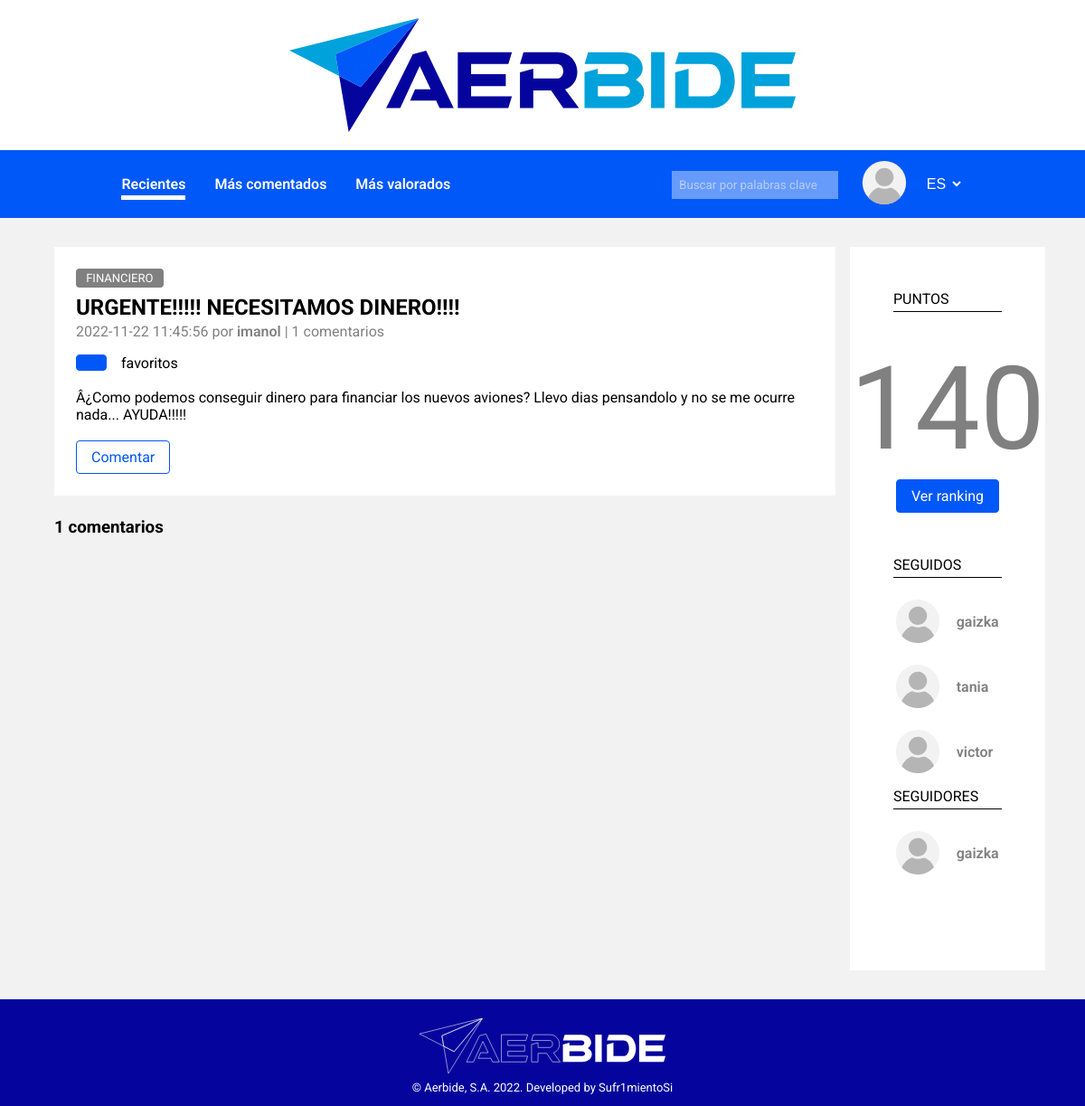
Page /post.php?post=4 (signed in) on the committed database.
### tables this page shows
CREATE TABLE `categories` (
  `id` int(11) NOT NULL,
  `name` varchar(255) NOT NULL
);

CREATE TABLE `posts` (
  `id` int(11) NOT NULL,
  `title` varchar(255) NOT NULL,
  `text` text NOT NULL,
  `category` int(11) NOT NULL,
  `creation_date` timestamp NOT NULL DEFAULT current_timestamp(),
  `author` int(11) NOT NULL,
  `file` int(11) DEFAULT NULL
);

CREATE TABLE `users` (
  `id` int(11) NOT NULL,
  `username` varchar(255) NOT NULL,
  `name` varchar(255) NOT NULL,
  `surname` varchar(255) DEFAULT NULL,
  `image` varchar(255) DEFAULT NULL,
  `date` date NOT NULL DEFAULT current_timestamp(),
  `points` int(11) NOT NULL DEFAULT 0,
  `job` varchar(64) DEFAULT NULL,
  `passwd` varchar(255) NOT NULL
);

### src/post.php (called while the page is built, shortened)
<?php
require_once "app/__include.inc.php";
include_views([
    "views/partials/header.view.php",
    "views/post.view.php",
    "views/partials/footer.view.php"
]);

### src/app/db/repositories/post_repo.inc.php (called while the page is built, shortened)
<?php
abstract class PostRepository {
    private static function getPostFromData(array $data): PostEntity|null {
        $categ = CategoryRepository::getCategoryById(intval($data['category']));
        $author = UserRepository::getUserById(intval($data['author']));
        $tags = TagRepository::getTagsByPostId(intval($data['id']));
        $file = $data['file']
            ? $file = FileRepository::getFileById(intval($data['file']))
            : null;
        if ($categ && $author) {
            return new PostEntity(
                intval($data['id']),
                $data['title'],
                $data['text'],
                $categ,
                strtotime($data['creation_date']),
                $author,
                $tags,
                $file
            );
        }
        return null;
    }
    public static function getPostById(int $id): PostEntity|null {
        global $db;
        $sql = 'SELECT * FROM posts WHERE id = :id';
        $statement = $db->prepare($sql);
        $statement->setFetchMode(PDO::FETCH_ASSOC);
        $statement->execute([
            ':id' => $id
        ]);
        if (($data = $statement->fetch())) {
            return self::getPostFromData($data);
        }
        return null;
    }
}

### src/app/db/repositories/category_repo.inc.php (called while the page is built, shortened)
<?php
abstract class CategoryRepository {
    public static function getCategoryById(int $id): CategoryEntity|null {
        global $db;
        $sql = 'SELECT * FROM categories WHERE id = :id';
        $statement = $db->prepare($sql);
        $statement->setFetchMode(PDO::FETCH_ASSOC);
        $statement->execute([
            ':id' => $id
        ]);
        if (($data = $statement->fetch())) {
            return new CategoryEntity(
                intval($data['id']),
                $data['name']
            );
        }
        return null;
    }
}

### src/app/db/repositories/user_repo.inc.php (called while the page is built, shortened)
<?php
abstract class UserRepository {
    private static function parseUserFromData(array $data) : UserEntity {
        return new UserEntity(
            $data['id'],
            $data['username'],
            $data['name'],
            $data['surname'],
            $data['image'],
            strtotime($data['date']),
            $data['points'],
            $data['job'],
            $data['passwd']
        );
    }
    public static function getUserById(int $id): UserEntity|null {
        global $db;
        $sql = 'SELECT * FROM users WHERE id = :id';
        $statement = $db->prepare($sql);
        $statement->setFetchMode(PDO::FETCH_ASSOC);
        $statement->execute([
            ':id' => $id
        ]);
        if (($data = $statement->fetch())) {
            return self::parseUserFromData($data);
        }
        return null;
    }
    public static function getFollowersInfo(UserEntity $user, int $limit = 4): array {
        global $db;
        $sql = "SELECT u.*
                FROM users u, followers f
                WHERE u.id = f.source
                AND f.destination = :id LIMIT $limit";
        $statement = $db->prepare($sql);
        $statement->execute([
            'id' => $user->getId()
        ]);
        $follower = [];
        while (($data = $statement->fetch())) {
            $follower[] = self::parseUserFromData($data);
        }
        return $follower;
    }
    public static function getFollowingInfo(UserEntity $user, int $limit = 4) {
        global $db;
        $sql = "SELECT u.*
        FROM users u, followers f
        WHERE u.id = f.destination
        AND f.source = :id LIMIT $limit";
        $statement = $db->prepare($sql);
        $statement->execute([
            'id' => $user->getId()
        ]);
        $following = [];
        while (($data = $statement->fetch())) {
            $following[] = self::parseUserFromData($data);
        }
        return $following;
    }
}

### src/app/db/entities/user_entity.inc.php (called while the page is built, shortened)
<?php
class UserEntity {
    private $id;
    private $username;
    private $points;
    public function __construct(int $id, string $username, string $name, string|null $surname, string|null $image,
        int $date, int $points, string|null $job, string $passwd) {
            $this->id = $id;
            $this->username = $username;
            $this->date = new DateTime();
            $this->points = $points;
    }
    public function getId(): int {
        return $this->id;
    }
    public function getUsername(): string {
        return $this->username;
    }
    public function getPoints(): int {
        return $this->points;
    }
}

### src/app/db/repositories/tag_repo.inc.php (called while the page is built, shortened)
<?php
abstract class TagRepository {
    public static function getTagsByPostId(int $postId): array {
        global $db;
        $tags = [];
        $sql = 'SELECT t.* FROM tags t, tagged g WHERE t.id = g.tag AND g.post = :post';
        $statement = $db->prepare($sql);
        $statement->setFetchMode(PDO::FETCH_ASSOC);
        $statement->execute([
            ':post' => $postId
        ]);
        while (($data = $statement->fetch())) {
            $tags[] = new TagEntity(
                intval($data['id']),
                $data['name'],
                intval($data['counter'])
            );
        }
        return $tags;
    }
}

### src/app/db/entities/post_entity.inc.php (called while the page is built, shortened)
<?php
class PostEntity {
    private $id;
    private $title;
    private $text;
    private $category;
    private $creation_date;
    private $author;
    public function __construct(int $id, string $title, string $text, CategoryEntity $category,
        int $date, UserEntity $author, array $tags, FileEntity|null $file) {
            $this->id = $id;
            $this->title = $title;
            $this->text = $text;
            $this->category = $category;
            $this->creation_date = new DateTime();
            $this->creation_date->setTimeStamp($date);
            $this->author = $author;
    }
    public function getId(): int {
        return $this->id;
    }
    public function getTitle(): string {
        return $this->title;
    }
    public function getText(): string {
        return $this->text;
    }
    public function getCategory(): CategoryEntity {
        return $this->category;
    }
    public function getCreationDate(): DateTime {
        return $this->creation_date;
    }
    public function getAuthor(): UserEntity {
        return $this->author;
    }
}

### src/app/db/entities/category_entity.inc.php (called while the page is built, shortened)
<?php
class CategoryEntity {
    private $name;
    public function __construct(int $id, string $name) {
        $this->name = $name;
    }
    public function getName(): string {
        return $this->name;
    }
}

### src/app/db/repositories/comment_repo.inc.php (called while the page is built, shortened)
<?php
abstract class CommentRepository {
    public static function getPostCommentNum(PostEntity $post): int {
        global $db;
        $sql = "SELECT count(id) FROM comments WHERE post = :p";
        $statement = $db->prepare($sql);
        $statement->execute([
            ':p' => $post->getId()
        ]);
        if ($data = $statement->fetch()) {
            return $data[0];
        }
        return 0;
    }
}

### src/app/session.inc.php (called while the page is built, shortened)
<?php
class SessionManager {
    private $currentUser;
    public function __construct() {
        $this->get_current_user();
    }
    private function get_current_user() {
        $id = $this->get('_uid');
        if (is_int($id)) {
            $this->currentUser = UserRepository::getUserById($id);
        }
    }
    public function get(string $key): mixed {
        return array_key_exists($key, $_SESSION) ? $_SESSION[$key] : null;
    }
    public function getCurrentUser(): UserEntity|null {
        return $this->currentUser;
    }
}
$session = new SessionManager();

### src/app/__include.inc.php (called while the page is built, shortened)
<?php
require_once "session.inc.php";
require_once "utils.inc.php";

### src/views/post.view.php (the view, shortened to what this page needs)
<?php
$idPost = intval($_GET['post']);
$post = PostRepository::getPostById($idPost);
?>
<div class="content noleft">
    <main>
        <div class="box-post">
            <div class="flex-container-column">
                <p><a href="#" class="category"><?php echo $post->getCategory()->getName(); ?></a></p>
                <h2><?php echo $post->getTitle(); ?></h2>
                <p class="data">
                    <?php echo $post->getCreationDate()->format('Y-m-d H:i:s');?> por
                    <a href="/user.php?user=<?php echo $post->getAuthor()->getId(); ?>"><?php echo $post->getAuthor()->getUsername();?></a> |
                    <?php echo CommentRepository::getPostCommentNum($post); ?> comentarios
                </p>
                <div class="flex-container">
                    <button class="button-blue" id="postfavbtn">
                    </button>
                    <p>
                        <span id="postbookmarkcount"></span> favoritos
                    </p>
                </div>
                <div class="text">
                    <?php echo $post->getText();?>
                </div>
                <div class="flex-container">
                    <button class="button-white" id="postcommentbtn">Comentar</button>
                </div>
            </div>
        </div>
        <h3><?php echo CommentRepository::getPostCommentNum($post); ?> comentarios</h3>
    </main>
    <?php include "partials/sidebar_right.php"; ?>
</div>

### src/app/utils.inc.php (shortened to what this page needs)
<?php
function include_views(array $views) {
    echo '<!DOCTYPE html><html lang="es"><head>';
    echo '</head><body>';
    foreach ($views as $view) {
        include $view;
    }
    echo '</body></html>';
}

### src/views/partials/sidebar_right.php
<?php
    $user = $GLOBALS['session']->getCurrentUser();
?>
<aside class="sidebar-right">
    <div>
        <h3>puntos</h3>
        <div class="flex-container-column">
            <p class="points"><?php echo $GLOBALS['session']->getCurrentUser()->getPoints() ?></p>
            <a class="button-blue" href="/ranking.php">Ver ranking</a>
        </div>
    </div>
    <div>
        <h3>seguidos</h3>
        <ul>
            <?php foreach (UserRepository::getFollowingInfo($user) as $following): ?>
                <li><a href="/user.php?user=<?php echo $following->getId(); ?>" class="flex-container"><img src="../img/user-default-image.svg" alt="user_img" class="author-icon"> <?php echo $following->getUsername(); ?></a></li>
            <?php endforeach; ?>
        </ul>
    </div>
    <div>
        <h3>seguidores</h3>
        <ul>
            <?php foreach (UserRepository::getFollowersInfo($user) as $follower): ?>
                <li><a href="/user.php?user=<?php echo $follower->getId(); ?>" class="flex-container"><img src="../img/user-default-image.svg" alt="user_img" class="author-icon"> <?php echo $follower->getUsername(); ?></a></li>
            <?php endforeach; ?>
        </ul>
    </div>
</aside>

### src/styles/global.css (style rules this page uses)
:root { --color-dark-blue: #05059d; --color-medium-blue: #0158f8; --color-light-blue: #00a2db; --color-search-blue: #679bfb; --color-light-grey: #f2f2f2; --color-dark-grey: #b5b5b5; }
* { padding: 0; margin: 0; box-sizing: border-box; }
body { font-family: 'Roboto', sans-serif; background-color: var(--color-light-grey); }
ul { list-style: none; }
h3 { color: black; }
a { color: black; text-decoration: none; }
.button-blue, .button-white, .button-dark-blue { text-decoration: none; font-size: 1rem; font-family: 'Roboto'; display: inline-block; border-radius: 0.25rem; overflow: hidden; padding: 0.5rem 1rem; margin: 0; transition: all 0.1s ease-in; }
.button-blue, .button-white:hover { color: white; border: 0.1rem solid var(--color-medium-blue); background-color: var(--color-medium-blue); }
.button-white, .button-blue:hover { color: var(--color-medium-blue); border: 0.1rem solid var(--color-medium-blue); background-color: white; }
button { cursor: pointer; }
.category { text-decoration: none; display: inline-block; font-weight: 400; font-size: small; text-transform: uppercase; border-radius: 0.25rem; background-color: grey; color: white; overflow: hidden; padding: 0.2rem 0.7rem; }
.data { color: grey; }
.data a { color: grey; font-weight: 600; }
.author-icon { height: 3rem; }
.text { margin: 1rem 0; }
.flex-container { display: flex; align-items: center; gap: 1rem; }
.flex-container-column { display: flex; flex-direction: column; gap: 0.2rem; }

### src/styles/layout.css (style rules this page uses)
.content { display: grid; grid-template-columns: repeat(5, 1fr); grid-template-areas: "l m m m r"; column-gap: 1rem; width: 90%; min-height: 100vh; margin: 2rem auto; }
.content.noleft { grid-template-columns: 80% 20%; grid-template-areas: "m r"; }
.content main { grid-area: m; }
.content .sidebar-right { grid-area: r; }

### src/styles/asides.css (style rules this page uses)
aside { width: 100%; height: 100%; background-color: white; padding: 3rem; }
aside > div { margin-bottom: 1rem; }
aside h3 { font-size: 1rem; font-weight: 400; text-transform: uppercase; padding-bottom: 0.25rem; margin-bottom: 1rem; border-bottom: 0.1rem solid black; }
aside a { color: grey; }
aside a.button-blue { width: fit-content; }
aside p.points { text-align: center; font-size: 8em; color: grey; padding: 1rem 1rem 0rem 1rem; }
aside .flex-container { gap: 1rem; align-items: center; margin-top: 1.5rem; font-weight: 600; }
aside .flex-container-column { justify-content: center; align-items: center; margin-bottom: 3rem; }

### src/styles/post.css (style rules this page uses)
.box-post { margin-bottom: 1.5rem; background-color: white; padding: 1.5rem; }

### src/styles/user.css (style rules this page uses)
.points { font-size: 3rem; color: grey; }

### rows in the picture
categories: name "FINANCIERO"
posts: title "URGENTE!!!!! NECESITAMOS DINERO!!!!", text "Â¿Como podemos conseguir dinero para financiar los nuevos aviones? Llevo dias pensandolo y no se me ocurre nada... AYUDA!!!!!"
users: username "imanol", points "140"
users: username "gaizka"
users: username "tania"
users: username "victor"

### other values in the picture
$post->getCreationDate()->format('Y-m-d H:i:s') "2022-11-22 11:45:56"
CommentRepository::getPostCommentNum($post) "1"
form field value "ES"
